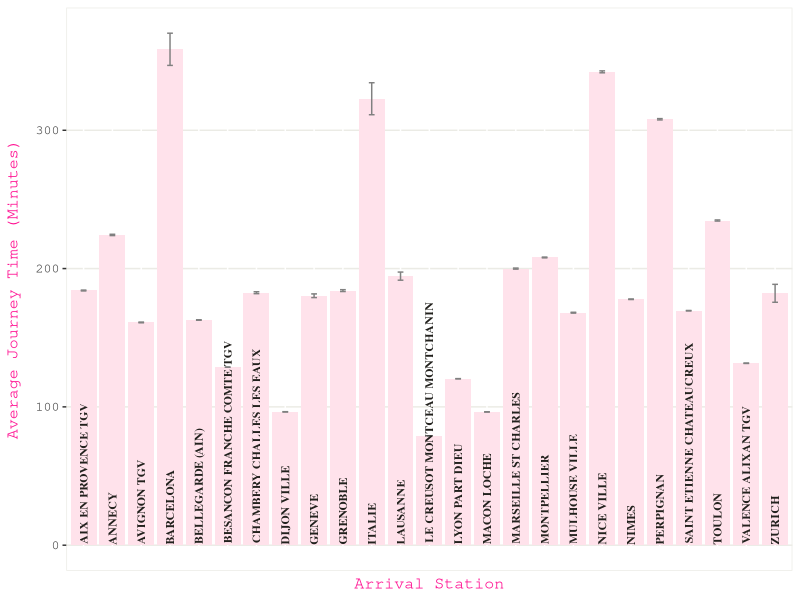

Source code (R):
## ---- chunk 1
knitr::opts_chunk$set(echo = TRUE)

library(tidyverse)
library(RColorBrewer)
## ---- chunk 2

data <- readr::read_csv("french_trains.csv")
data

view(data)

## ---- chunk 3

data %>% 
  dplyr::summarise(mean_trips = mean(total_num_trips))
  

## ---- chunk 4

?mutate()

?gather()
## ---- chunk 5

data %>% 
  mutate(total_journey_time = journey_time_avg * total_num_trips) %>% 
  view()

## ---- chunk 6

data %>% 
  mutate(total_journey_time = journey_time_avg * total_num_trips) %>% 
  group_by(departure_station, arrival_station) %>% 
  summarise(sum_total_time = sum(total_journey_time)) %>% 
  view()

## ---- chunk 7

data %>% 
  group_by(departure_station, arrival_station) %>% 
  summarise(average_time = mean(journey_time_avg), 
            stdev = sd(journey_time_avg)) %>%
  arrange(average_time) %>% 
  rename(standard_deviation = stdev) %>% 
  view()

data %>% 
  group_by(departure_station, arrival_station) %>% 
  summarise(average_time = round(mean(journey_time_avg), 1),
            stdev = round(sd(journey_time_avg), 1)) %>%
  mutate(mean_sd = paste(average_time, "+/-", stdev)) %>% 
  rename(MeanTime_StandardDeviation = mean_sd) %>%
  arrange(average_time) %>% 
  select(-average_time, -stdev) %>% 
  view()

  
## ---- chunk 8

data %>% 
  group_by(departure_station, arrival_station) %>% 
  summarise(average_time = round(mean(journey_time_avg), 1),
            stdev = round(sd(journey_time_avg), 1)) %>%
  mutate(mean_sd = paste(average_time, "+/-", stdev)) %>% 
  rename(MeanTime_StandardDeviation = mean_sd) %>%
  arrange(average_time) %>% 
  select(-average_time, -stdev) %>% 
  write.csv(file = "data_trains.csv")
  
  data %>% 
  group_by(departure_station, arrival_station) %>% 
  summarise(average_time = round(mean(journey_time_avg), 1),
            stdev = round(sd(journey_time_avg), 1)) %>%
  mutate(mean_sd = paste(average_time, "+/-", stdev)) %>% 
  rename(MeanTime_StandardDeviation = mean_sd) %>%
  arrange(average_time) %>% 
  select(-average_time, -stdev) %>% 
  write.table(file = "data_trains.txt", sep = "\t", row.names = FALSE)

## ---- chunk 9

data %>% 
  group_by(departure_station, arrival_station) %>% 
  summarise(average_time = mean(journey_time_avg), 
            sterror = sd(journey_time_avg)/sqrt(n())) %>% 
  view()

## ---- chunk 10

data %>% 
    group_by(departure_station, arrival_station) %>% 
    summarise(average_time = round(mean(journey_time_avg), 1),
            stdev = round(sd(journey_time_avg), 1)) %>%
    mutate(mean_sd = paste(average_time, "+/-", stdev)) %>% 
    rename(MeanTime_StandardDeviation = mean_sd) %>%
    arrange(average_time) %>% 
    filter(departure_station == "Paris Lyon") # Case-sensitive!
  
## ---- chunk 11
  
data %>% 
    group_by(departure_station, arrival_station) %>% 
    summarise(average_time = round(mean(journey_time_avg), 1),
            stdev = round(sd(journey_time_avg), 1)) %>%
    mutate(mean_sd = paste(average_time, "+/-", stdev)) %>% 
    rename(MeanTime_StandardDeviation = mean_sd) %>%
    arrange(average_time) %>% 
    filter(departure_station == "PARIS LYON")

## ---- chunk 12

data %>% 
    group_by(departure_station, arrival_station) %>% 
    summarise(average_time = mean(journey_time_avg),
            stnd_error = sd(journey_time_avg)/sqrt(n())) %>%
    arrange(average_time) %>% 
    filter(departure_station == "PARIS LYON") %>%
    ggplot(aes(x = arrival_station, y = average_time))+
      geom_bar(stat = "identity", fill = "#ffe2eb")+
      geom_errorbar(aes(ymin = average_time - stnd_error, 
                      ymax = average_time + stnd_error), 
                      width = 0.2, 
                      color = "#808080")+
      geom_text(aes(label = arrival_station), 
                      position = position_stack(vjust=0),
                      hjust = -0.01,
                      size = 3,
                      color = "#22211d",
                      angle = 90, 
                      fontface = "bold", 
                      family = "serif")+
      xlab("Arrival Station")+
      ylab("Average Journey Time (Minutes)")+
      theme(text = element_text(color = "#22211d", size = 12, family = "mono"),
        axis.line = element_blank(),
        axis.title.x = element_text(color = "#FF1493"),
        axis.text.x = element_blank(),
        axis.title.y = element_text(color = "#FF1493", margin = margin(r = 10)),
        axis.ticks.x = element_blank(),
        panel.grid.major.y = element_line(color = "#ebebe5", size = 0.5),
        panel.grid.minor = element_blank(),
        plot.background = element_blank(), 
        panel.background = element_blank(), 
        legend.background = element_blank(),
        legend.title = element_blank(),
        legend.position = "bottom",
        panel.border = element_rect(fill = NA, color = "#ebebe5", size = 0.5))


## ---- chunk 13

data %>% 
  unite(col = train_route, c("departure_station", "arrival_station"), sep = "-")
 
a <- data %>% 
      unite(col = train_route, c("departure_station", "arrival_station"), sep = "-") 
a

## ---- chunk 14

a %>% 
  separate(col = train_route, into = c("departure_station", "arrival_station"), 
           sep = "-")

